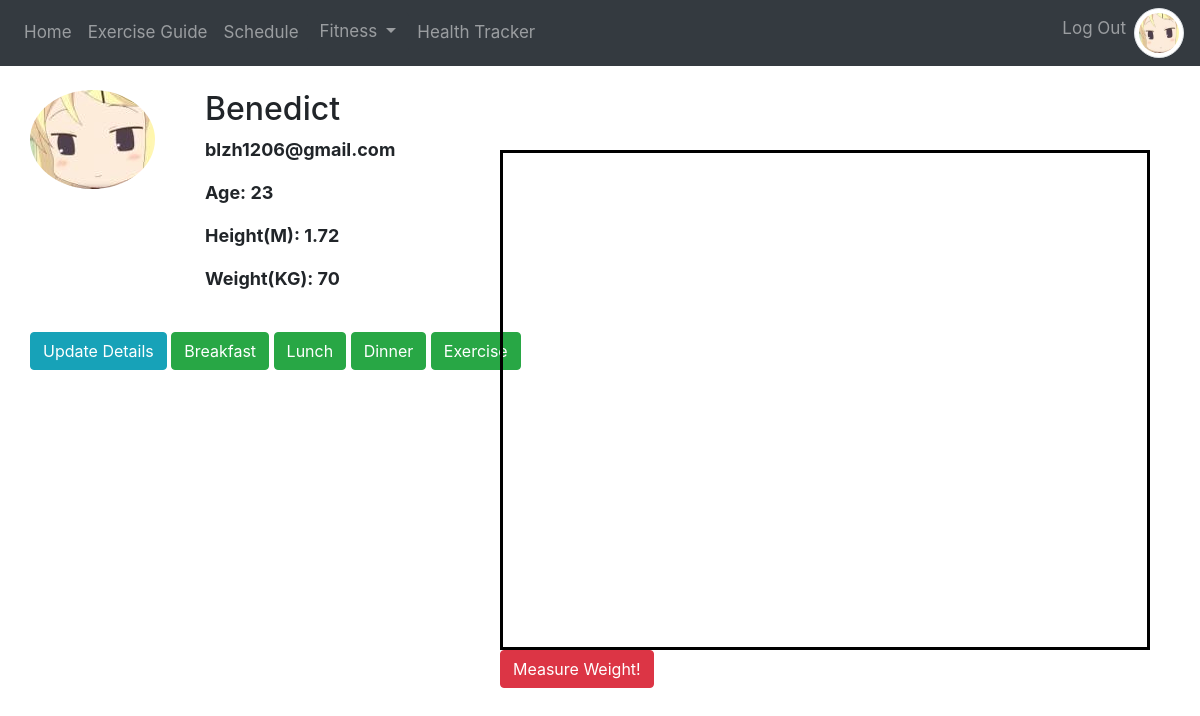
The app's page /profile (signed in), older data.
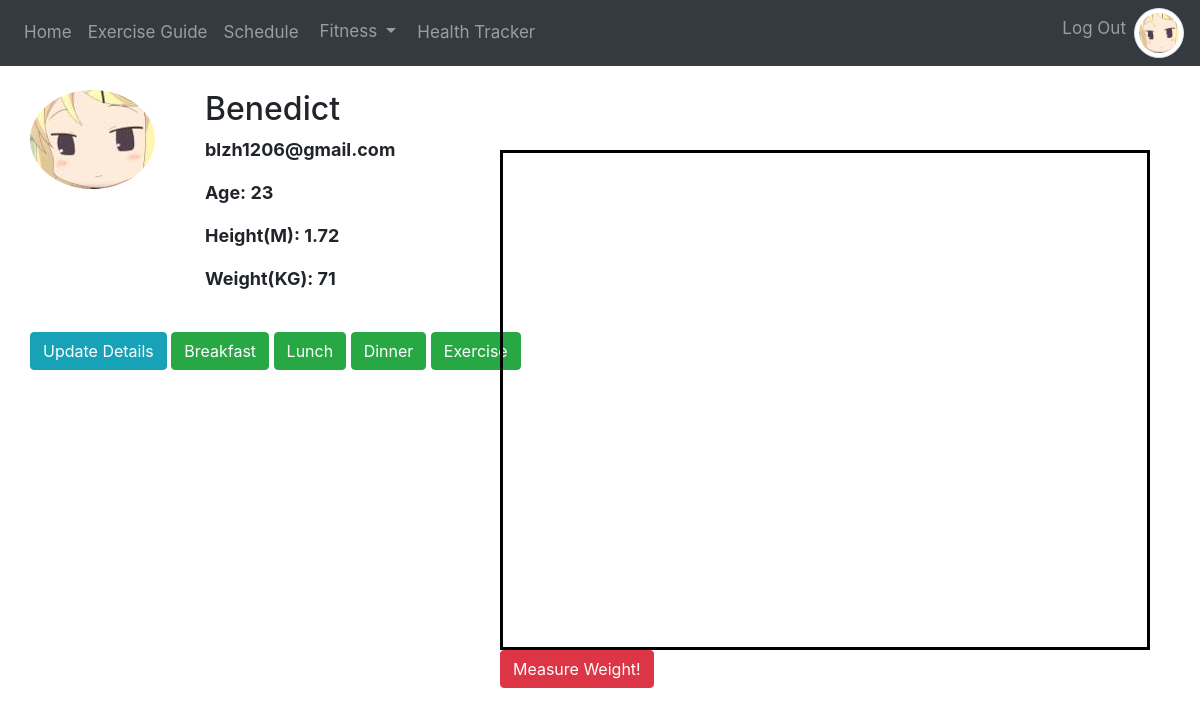
The same page, newer data.
### Scripts/models.py (models this page shows, shortened)
class User(db.Model, UserMixin):
    id = db.Column(db.Integer, primary_key=True)
    name = db.Column(db.String(20), nullable=True)
    email = db.Column(db.String(20), unique=True, nullable=False )
    username = db.Column(db.String(20), unique=True, nullable=False)
    image_file = db.Column(db.String(20), nullable=True, default='default.png')
    password = db.Column(db.String(60), nullable=False)
    schedule = db.relationship('Schedule', backref='name', lazy=True)
    breakfast = db.relationship('Breakfast', backref='name', lazy=True)
    lunch = db.relationship('Lunch', backref='name', lazy=True)
    dinner = db.relationship('Dinner', backref='name', lazy=True)
    exercise = db.relationship('Fitness', backref='name', lazy=True)
    age = db.Column(db.Integer)
    weight = db.Column(db.Integer)
    height = db.Column(db.Integer)
    HeartRate = db.Column(db.Integer)
    Glucose_Level = db.Column(db.Integer)

### Scripts/routes.py (the view)
@app.route('/profile', methods=['GET', 'POST'])
@login_required
def profile():
    form = UpdateDetails()
    exercises = Fitness.query.all()
    bfastt = Breakfast.query.all()
    lunchh = Lunch.query.all()
    dinnerr = Dinner.query.all()
    if form.validate_on_submit():
        if form.picture.data:
            picture_file = save_picture(form.picture.data)
            current_user.image_file = picture_file
        current_user.username = form.username.data
        current_user.email = form.email.data
        current_user.height = form.height.data
        current_user.weight = form.weight.data
        current_user.age = form.age.data
        db.session.commit()
        flash('Your account has been updated!', 'success')
        return redirect(url_for('profile'))
    elif request.method == 'GET':
        form.username.data = current_user.username
        form.email.data = current_user.email
        form.height.data = current_user.height
        form.weight.data = current_user.weight
        form.age.data = current_user.age
    image_file = url_for('static', filename='profile_pics/' + current_user.image_file)
    return render_template('profile.html', title='Profile',image_file=image_file, form=form, bfastt=bfastt, lunchh=lunchh, dinnerr=dinnerr, exercise=exercises)

### Scripts/models.py (called while the page is built)
@login_manager.user_loader
def load_user(user_id):
    return User.query.get(int(user_id))

### Scripts/templates/profile.html (shortened to what this page needs)
<!DOCTYPE html>
<html lang="en">
<head>
    <link rel="stylesheet" href="../static/profile.css">
</head>
<body>
{% extends "layout.html" %}
{% block body %}
<br>
<div class="content-section">
    <div class="media">
        <img class="rounded-circle account-img" src="{{ image_file }}">
        <div class="media-body">
            <h2 class="account-heading">{{ current_user.name }}</h2>
            <p class="font-weight-bold user">{{ current_user.email }}</p>
            <p class="font-weight-bold user">Age: {{ current_user.age }}</p>
            <p class="font-weight-bold user">Height(M): {{ current_user.height }}</p>
            <p class="font-weight-bold user">Weight(KG): {{ current_user.weight }}</p>
        </div>
    </div>
    <form method="POST" action="" enctype="multipart/form-data">
        <br>
        <div id="chartContainer">
        </div>
        <button type="button" class="btn btn-danger" id="addweight" onclick="set_weight()">Measure Weight!</button>
        <p>
            <a href="#Updatedetails" class="btn btn-info" data-toggle="collapse">Update Details</a>
            <button class='btn btn-success' data-toggle="collapse" data-target="#breakfast">Breakfast</button>
            <button class='btn btn-success' data-toggle="collapse" data-target="#lunch">Lunch</button>
            <button class='btn btn-success' data-toggle="collapse" data-target="#dinner">Dinner</button>
            <button class='btn btn-success' data-toggle="collapse" data-target="#exercise">Exercise</button>
        </p>
    </form>
</div>
{% endblock %}

### Scripts/templates/layout.html (shortened to what this page needs)
<!DOCTYPE html>
<html lang="en">
<head>
    <link rel="stylesheet" href="https://stackpath.bootstrapcdn.com/bootstrap/4.1.3/css/bootstrap.min.css">
</head>
<body>
    {% include 'includes/_navbar.html' %}
    {% block body %}{% endblock %}
</body>
</html>

### Scripts/templates/includes/_navbar.html (shortened to what this page needs)
<nav class="navbar navbar-expand-sm bg-dark navbar-dark justify-content-center">
    <ul class="navbar-nav">
    <li class="nav-item">
      <a class="nav-link" href="/home">Home</a>
    </li>
        <li class="nav-item">
      <a class="nav-link" href="/ExGuide">Exercise Guide</a>
    </li>
    <li class="nav-item">
      <a class="nav-link" href="/schedule">Schedule</a>
    </li>
    <li class="dropdown">
        <button type='button' id="drop" class="btn btn-primary dropdown-toggle" data-toggle="dropdown" aria-haspopup="true" aria-expanded="false">Fitness
        </button>
    </li>
    <li class="nav-item">
      <a class="nav-link" href="/HealthTracker">Health Tracker</a>
    </li>
    </ul>
      <ul class="navbar-nav ml-auto">
          {% if current_user.is_authenticated %}
          <li class="nav-item"><a class="nav-link" href="/logout">Log Out</a></li>
          {% else %}
          <li class="nav-item"><a class="nav-link" href="/register">Register</a></li>
          <li class="nav-item"><a class="nav-link" href="/login">Log in</a></li>
          {% endif %}
          {% if current_user.is_authenticated %}
          <div class="row">
              <div class="col-lg-3">
                  <div class="profile-pic">
                      <a class="highlight-pic" href="/profile">
                          <img class="rounded-circle img-thumbnail" src="{{ image_file }}" alt="Profile Picture" onerror="this.onerror=null;this.src='../static/profile_pics/default.png';">
                      </a>
                  </div>
              </div>
          </div>
          {% endif %}
      </ul>
  </nav>

### Scripts/static/profile.css (style rules this page uses)
#chartContainer { height: 500px; width: 650px; left: 500px; top: 150px; position: absolute; border: 3px solid black; }
.rounded-circle { margin-right:50px; }
.content-section { margin-left: 30px; }
.user { font-size: 18px; }
#addweight { position: absolute; top: 650px; left: 500px; }

### Scripts/templates/includes/_navbar.html (style rules this page uses)
.profile-pic { right:0; width: 50px; height: 50px; overflow:hidden; }
.img-thumbnail { height:50px!important; }
.nav-link { font-size: 17px; }
#drop { background-color: #343a40; border-color: #343a40; color: rgba(255,255,255,.5); font-size: 17px; }

Row changes from the older to the newer data that the page shows:
changed User "Benedict": weight "70" → "71"
